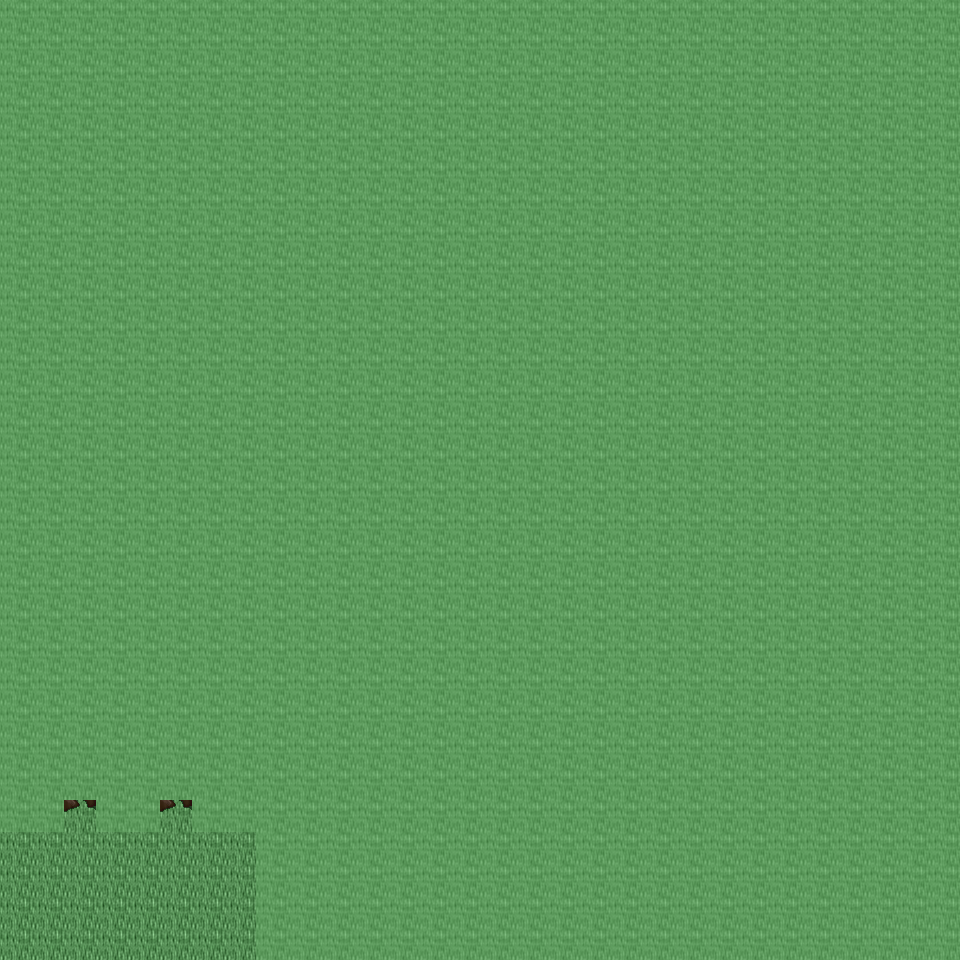

The image is a tile-based game level rendered from a .tmx file. Its description and source (layers, tilesets, objects; grid data summarised) follow:
An orthogonal 30x30 tile map with 32x32 px tiles, 6 tile layers (Ground, Object, Object2, Above, ...), 35 tilesets and 2 objects (2x mapchange).

<map version="1.0" orientation="orthogonal" renderorder="right-down" width="30" height="30" tilewidth="32" tileheight="32" nextobjectid="3">
  <tileset firstgid="1" name="tileset_ground_ground" tilewidth="32" tileheight="32" tilecount="33" columns="3">
    <image source="../drawable/tileset_ground_ground.png" width="96" height="352" />
  </tileset>
  <tileset firstgid="34" name="tileset_ground_water_pool" tilewidth="32" tileheight="32" tilecount="72" columns="3">
    <image source="../drawable/tileset_ground_water_pool.png" width="96" height="768" />
  </tileset>
  <tileset firstgid="106" name="tileset_ground_ridge_earth_dark" tilewidth="32" tileheight="32" tilecount="96" columns="12">
    <image source="../drawable/tileset_ground_ridge_earth_dark.png" width="384" height="256" />
  </tileset>
  <tileset firstgid="202" name="tileset_ground_grass_edges" tilewidth="32" tileheight="32" tilecount="36" columns="12">
    <image source="../drawable/tileset_ground_grass_edges.png" width="384" height="96" />
  </tileset>
  <tileset firstgid="238" name="tileset_ground_grass_corners" tilewidth="32" tileheight="32" tilecount="24" columns="6">
    <image source="../drawable/tileset_ground_grass_corners.png" width="192" height="128" />
  </tileset>
  <tileset firstgid="262" name="tileset_plant_flower_daisy_blue" tilewidth="32" tileheight="32" tilecount="8" columns="2">
    <image source="../drawable/tileset_plant_flower_daisy_blue.png" width="64" height="128" />
  </tileset>
  <tileset firstgid="270" name="tileset_plant_flower_daisy_yellow" tilewidth="32" tileheight="32" tilecount="8" columns="2">
    <image source="../drawable/tileset_plant_flower_daisy_yellow.png" width="64" height="128" />
  </tileset>
  <tileset firstgid="278" name="tileset_plant_flower_daisy_red" tilewidth="32" tileheight="32" tilecount="8" columns="2">
    <image source="../drawable/tileset_plant_flower_daisy_red.png" width="64" height="128" />
  </tileset>
  <tileset firstgid="286" name="tileset_plant_flower_daisy_white" tilewidth="32" tileheight="32" tilecount="8" columns="2">
    <image source="../drawable/tileset_plant_flower_daisy_white.png" width="64" height="128" />
  </tileset>
  <tileset firstgid="294" name="tileset_logic_collision" tilewidth="32" tileheight="32" tilecount="1" columns="1">
    <image source="../drawable/tileset_logic_collision.png" width="32" height="32" />
  </tileset>
  <tileset firstgid="295" name="tileset_plant_tree_tree_green" tilewidth="32" tileheight="32" tilecount="88" columns="8">
    <image source="../drawable/tileset_plant_tree_tree_green.png" width="256" height="352" />
  </tileset>
  <tileset firstgid="383" name="tileset_plant_stump_stump_brown" tilewidth="32" tileheight="32" tilecount="4" columns="2">
    <image source="../drawable/tileset_plant_stump_stump_brown.png" width="64" height="64" />
  </tileset>
  <tileset firstgid="387" name="tileset_item_pot_cauldron" tilewidth="32" tileheight="32" tilecount="48" columns="8">
    <image source="../drawable/tileset_item_pot_cauldron.png" width="256" height="192" />
  </tileset>
  <tileset firstgid="435" name="tileset_plant_bush_various_small" tilewidth="32" tileheight="32" tilecount="9" columns="3">
    <image source="../drawable/tileset_plant_bush_various_small.png" width="96" height="96" />
  </tileset>
  <tileset firstgid="444" name="tileset_ground_rock_pebbles" tilewidth="32" tileheight="32" tilecount="3" columns="1">
    <image source="../drawable/tileset_ground_rock_pebbles.png" width="32" height="96" />
  </tileset>
  <tileset firstgid="447" name="tileset_ground_ladder_vertical_dark" tilewidth="32" tileheight="32" tilecount="3" columns="3">
    <image source="../drawable/tileset_ground_ladder_vertical_dark.png" width="96" height="32" />
  </tileset>
  <tileset firstgid="450" name="tileset_item_chemistry_empty_bottles" tilewidth="32" tileheight="32" tilecount="12" columns="4">
    <image source="../drawable/tileset_item_chemistry_empty_bottles.png" width="128" height="96" />
  </tileset>
  <tileset firstgid="462" name="tileset_item_chemistry_flask" tilewidth="32" tileheight="32" tilecount="3" columns="1">
    <image source="../drawable/tileset_item_chemistry_flask.png" width="32" height="96" />
  </tileset>
  <tileset firstgid="465" name="tileset_item_pot_barrel" tilewidth="32" tileheight="32" tilecount="2" columns="1">
    <image source="../drawable/tileset_item_pot_barrel.png" width="32" height="64" />
  </tileset>
  <tileset firstgid="467" name="tileset_item_flagpole" tilewidth="32" tileheight="32" tilecount="3" columns="1">
    <image source="../drawable/tileset_item_flagpole.png" width="32" height="96" />
  </tileset>
  <tileset firstgid="470" name="tileset_item_food_beehive1" tilewidth="32" tileheight="32" tilecount="1" columns="1">
    <image source="../drawable/tileset_item_food_beehive1.png" width="32" height="32" />
  </tileset>
  <tileset firstgid="471" name="tileset_item_food_beehive2" tilewidth="32" tileheight="32" tilecount="1" columns="1">
    <image source="../drawable/tileset_item_food_beehive2.png" width="32" height="32" />
  </tileset>
  <tileset firstgid="472" name="tileset_item_buzzing_bees" tilewidth="32" tileheight="32" tilecount="5" columns="5">
    <image source="../drawable/tileset_item_buzzing_bees.png" width="160" height="32" />
  </tileset>
  <tileset firstgid="477" name="tileset_plant_bush_hedge" tilewidth="32" tileheight="32" tilecount="35" columns="5">
    <image source="../drawable/tileset_plant_bush_hedge.png" width="160" height="224" />
  </tileset>
  <tileset firstgid="512" name="tileset_furniture_table_wooden_trestle" tilewidth="32" tileheight="32" tilecount="9" columns="3">
    <image source="../drawable/tileset_furniture_table_wooden_trestle.png" width="96" height="96" />
  </tileset>
  <tileset firstgid="521" name="tileset_furniture_table_bench" tilewidth="32" tileheight="32" tilecount="3" columns="3">
    <image source="../drawable/tileset_furniture_table_bench.png" width="96" height="32" />
  </tileset>
  <tileset firstgid="524" name="tileset_item_food_smoked_meatandfish" tilewidth="32" tileheight="32" tilecount="4" columns="4">
    <image source="../drawable/tileset_item_food_smoked_meatandfish.png" width="128" height="32" />
  </tileset>
  <tileset firstgid="528" name="tileset_furniture_table_wooden_trestle_vertical" tilewidth="32" tileheight="32" tilecount="6" columns="2">
    <image source="../drawable/tileset_furniture_table_wooden_trestle_vertical.png" width="64" height="96" />
  </tileset>
  <tileset firstgid="534" name="tileset_building_huts" tilewidth="32" tileheight="32" tilecount="338" columns="26">
    <image source="../drawable/tileset_building_huts.png" width="832" height="416" />
  </tileset>
  <tileset firstgid="872" name="tileset_building_chimney_smoke" tilewidth="32" tileheight="32" tilecount="40" columns="4">
    <image source="../drawable/tileset_building_chimney_smoke.png" width="128" height="320" />
  </tileset>
  <tileset firstgid="912" name="tileset_item_firewood" tilewidth="32" tileheight="32" tilecount="12" columns="3">
    <image source="../drawable/tileset_item_firewood.png" width="96" height="128" />
  </tileset>
  <tileset firstgid="924" name="tileset_plant_bush_bush_pinks" tilewidth="32" tileheight="32" tilecount="4" columns="2">
    <image source="../drawable/tileset_plant_bush_bush_pinks.png" width="64" height="64" />
  </tileset>
  <tileset firstgid="928" name="tileset_plant_bush_fern" tilewidth="32" tileheight="32" tilecount="32" columns="8">
    <image source="../drawable/tileset_plant_bush_fern.png" width="256" height="128" />
  </tileset>
  <tileset firstgid="960" name="tileset_plant_bushes_and_trees" tilewidth="32" tileheight="32" tilecount="144" columns="16">
    <image source="../drawable/tileset_plant_bushes_and_trees.png" width="512" height="289" />
  </tileset>
  <tileset firstgid="1104" name="tileset_plant_bush_berried" tilewidth="32" tileheight="32" tilecount="60" columns="5">
    <image source="../drawable/tileset_plant_bush_berried.png" width="160" height="384" />
  </tileset>
  <layer name="Ground" width="30" height="30">
    <data>[900 cells, 900 non-empty, 1 distinct tile ids]</data>
  </layer>
  <layer name="Object" width="30" height="30">
    <data>[900 cells, 22 non-empty, 12 distinct tile ids]</data>
  </layer>
  <layer name="Object2" width="30" height="30">
    <data>[900 cells, 0 non-empty, 0 distinct tile ids]</data>
  </layer>
  <layer name="Above" width="30" height="30">
    <data>[900 cells, 194 non-empty, 11 distinct tile ids]</data>
  </layer>
  <layer name="Above2" width="30" height="30">
    <data>[900 cells, 0 non-empty, 0 distinct tile ids]</data>
  </layer>
  <layer name="Walkable" width="30" height="30">
    <data>[900 cells, 866 non-empty, 1 distinct tile ids]</data>
  </layer>
  <objectgroup name="MapEvents">
    <object id="1" name="south" type="mapchange" x="0" y="928" width="256" height="32">
      <properties>
        <property name="map" value="0_ados_mountain_n2_w2_x3_y4" />
        <property name="place" value="north" />
      </properties>
    </object>
    <object id="2" name="west" type="mapchange" x="0" y="832" width="32" height="128">
      <properties>
        <property name="map" value="0_ados_mountain_n2_w2_x2_y3" />
        <property name="place" value="east" />
      </properties>
    </object>
  </objectgroup>
</map>
